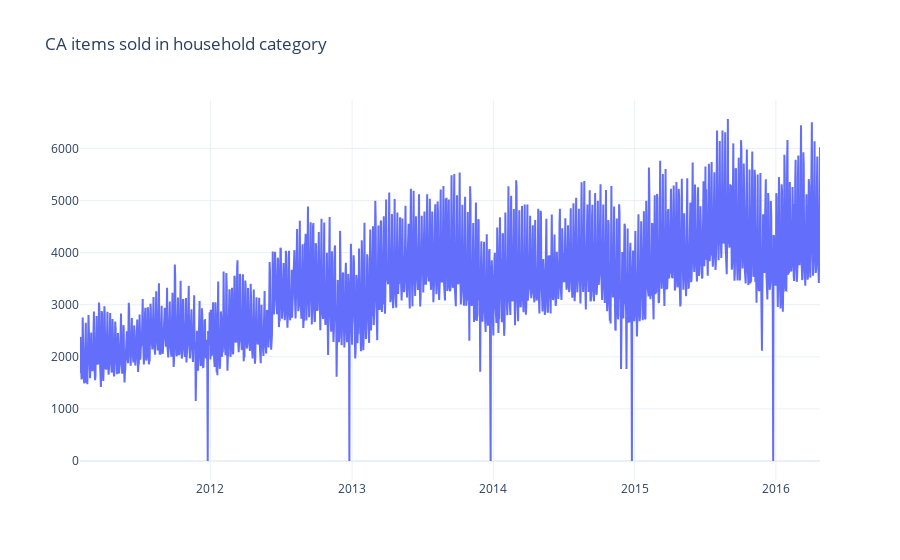

Source (notebook cell):
### Markdown cell above
Для начала попробуем смоделировать обычную ARIMA на наших данных

### Code cell
# Посмотрим еще раз на первоначальные данные
plotly_df(data.set_index('ds')[['y']], title = 'CA items sold in household category')

### Figure 1 — Plotly figure (JSON) as saved in the notebook; plotly's stock layout.template omitted (floating-point values rounded to 4 significant figures; data arrays with more than 128 entries replaced by an {"elided": "..."} marker saying what was removed)
{"data": [{"mode": "lines", "name": "y", "type": "scatter", "x": {"elided": "1913 str values"}, "y": {"elided": "1913 int values"}}], "layout": {"title": {"text": "CA items sold in household category"}}}
